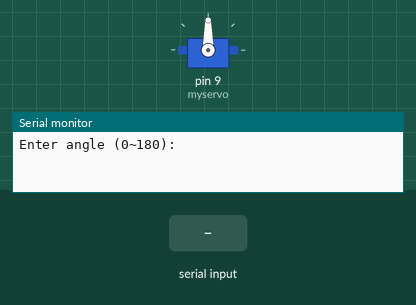
This sketch was run on a simulated Arduino Uno, built with avr-gcc and run on an emulated ATmega328P. Parts: servo, the last lines printed to the serial monitor. The inputs (shaded band) are chosen by the test bench.

Above: at 1.2 s.
1.3 s: "90,45\n" received over Serial
At 2.5 s:
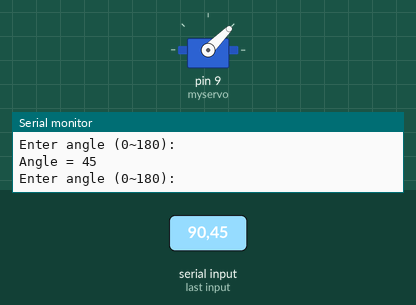
2.8 s: "30,150\n" received over Serial
At 3.8 s:
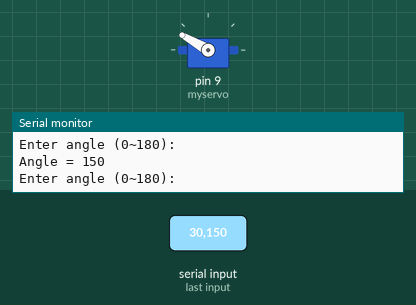
4.3 s: "5\n" received over Serial
At 4.7 s:
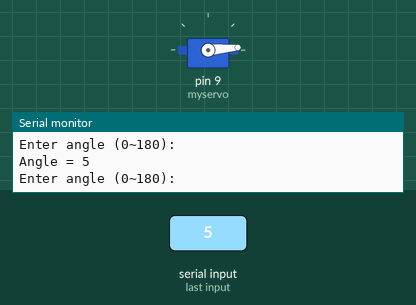
5.8 s: "200\n" received over Serial
At 7.0 s:
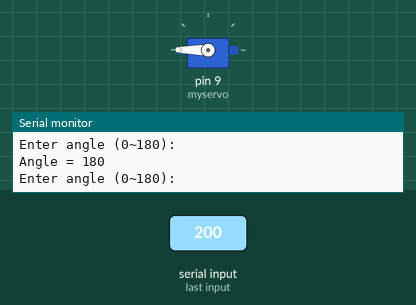
7.3 s: "90\n" received over Serial
At 8.2 s:
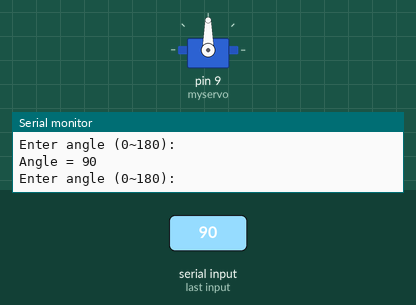
Timing chart, 0 to 9.8 s (numbered marks = the images above; inputs shaded):
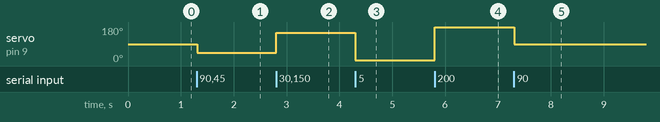

Measured:
- after the input at 1.3 s, servo on pin 9 (myservo): 90° → 45° at once
- after the input at 2.8 s, servo on pin 9 (myservo): 45° → 150° at once
- after the input at 4.3 s, servo on pin 9 (myservo): 150° → 5° at once
- after the input at 5.8 s, servo on pin 9 (myservo): 5° → 180° at once
- after the input at 7.3 s, servo on pin 9 (myservo): 180° → 90° at once

The sketch:

bonus.ino
```cpp
#include <Servo.h>

Servo myservo;

void setup() {
  myservo.attach(9);
  myservo.write(90);

  Serial.begin(9600);

  Serial.println("Enter angle (0~180):");
}

void loop() {
  if (Serial.available() > 0) {

    int data = Serial.parseInt();

    data = constrain(data, 0, 180);
    myservo.write(data);
    Serial.print("Angle = ");
    Serial.println(data);

    while (Serial.available() > 0) {
      Serial.read();
    }

    Serial.println("Enter angle (0~180):");
  }
}
```
